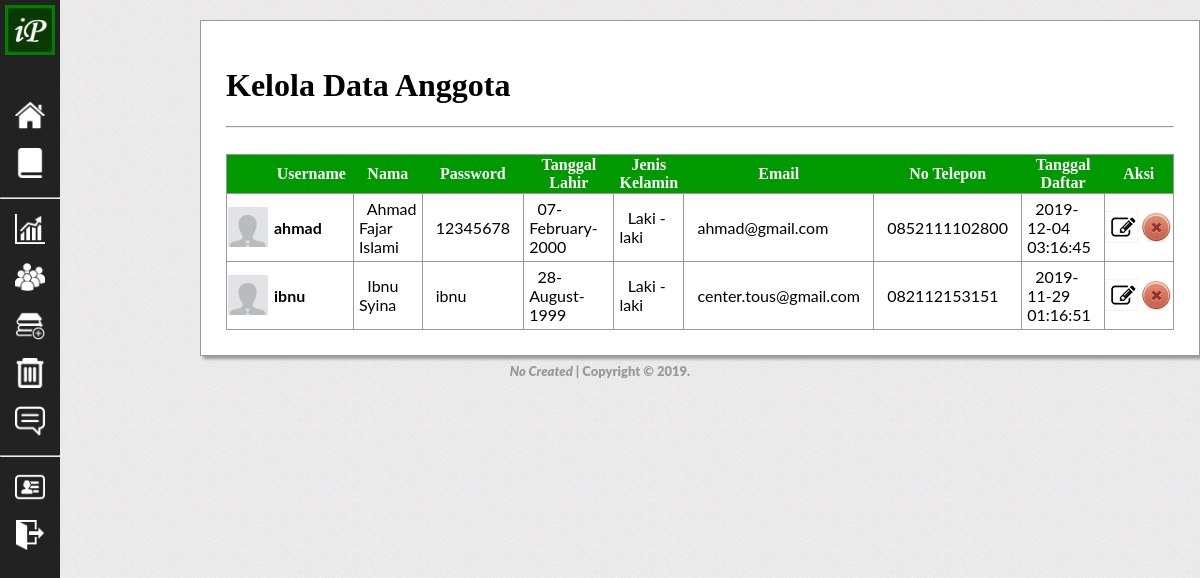
Screenshot of /list-member.php with the database file from the repository.
### tables this page shows
CREATE TABLE `user` (
  `level` int(11) NOT NULL,
  `user` varchar(100) NOT NULL,
  `password` varchar(100) NOT NULL,
  `nama` varchar(100) NOT NULL,
  `tgl_lahir` date NOT NULL,
  `jenis_kelamin` enum('Laki - laki','Perempuan') NOT NULL,
  `email` varchar(100) NOT NULL,
  `no_tlp` varchar(100) NOT NULL,
  `tgl_daftar` varchar(100) NOT NULL,
  `foto` varchar(100) NOT NULL
);

### list-member.php (the view, shortened to what this page needs)
<html xmlns="http://www.w3.org/1999/xhtml">
<head>
<link rel="stylesheet" type="text/css" href="css/list.css" />
<link rel="stylesheet" type="text/css" href="css/index.css">
<link rel="stylesheet" type="text/css" href="css/navigation.css" />
</head>
<body>
<div id="bar">
<img id="logo" src="images/favicon.jpg">
    <div id="space"></div>
    <a href="home-admin.php" title="Beranda"><li><img class="menu" src="images/icon/6.png"></li></a>
    <a href="book-admin.php" title="Ebook"><li><img class="menu" src="images/icon/13.png"></li></a>
    <hr>
    <a href="dashboard.php" title="Dashboard"><li><img class="menu" src="images/icon/14.png"></li></a>
    <a href="list-member.php" title="Kelola Data Anggota"><li><img class="menu" src="images/icon/12.png"></li></a>
    <a href="add-book.php" title="Tambah Ebook"><li><img class="menu" src="images/icon/17.png"></li></a>
    <a href="list-delete-book.php" title="Hapus Ebook"><li><img class="menu" src="images/icon/11.png"></li></a>
    <a href="list-request.php" title="Saran, Masukan dan Request"><li><img class="menu" src="images/icon/9.png"></li></a>
    <hr>
    <a href="profile-admin.php" title="Profil"><li><img class="menu" src="images/icon/16.png"></li></a>
    <a href="pro-logout.php" title="Keluar" onClick="return confirm('Yakin ingin keluar ?');"><li><img class="menu" src="images/icon/1.png"></li></a>
</div>
<div id="content">
<div id="list">
    <h1>Kelola Data Anggota</h1><hr /><br />
	<table >
        <tr id="title">
        	<th id="stat"></th>
            <th>Username</th>
            <th>Nama</th>
            <th>Password</th>
            <th width="150px">Tanggal Lahir</th>
            <th width="120px">Jenis Kelamin</th>
            <th>Email</th>
            <th>No Telepon</th>
            <th>Tanggal Daftar</th>
            <th colspan="2">Aksi</th>
        </tr>
        <?php
        require('koneksi.php');
        $member=mysqli_query($koneksi, "select * from user where level='0'");
        while($list=mysqli_fetch_array($member)){;?>
        <tr title="<?php echo"$list[user]";?>">
            <td><img id="list-foto" src="<?php if($list['foto']==""){echo"photos/01.png";}else{echo"$list[foto]";}?>"/></td>
            <td width="150px" id="user"><b><?php echo"$list[user]";?></td></b>
            <td width="auto" id="user">&nbsp;&nbsp;<?php echo"$list[nama]";?>&nbsp;&nbsp;</td>
            <td  width="auto" id="user">&nbsp;&nbsp;<?php echo"$list[password]";?>&nbsp;&nbsp;</td>
            <td  width="auto" id="user">&nbsp;&nbsp;<?php if(!$list['tgl_lahir']==""){$tgl=$list['tgl_lahir'];
            echo date("d-F-Y", strtotime($tgl));}else{echo"-";}?>&nbsp;&nbsp;</td>
            <td width="auto" id="user">&nbsp;&nbsp;<?php echo"$list[jenis_kelamin]";?>&nbsp;&nbsp;</td>
            <td width="auto" id="user">&nbsp;&nbsp;<?php echo"$list[email]";?>&nbsp;&nbsp;</td>
            <td width="auto" id="user">&nbsp;&nbsp;<?php echo"$list[no_tlp]";?>&nbsp;&nbsp;</td>
            <td width="auto" id="user">&nbsp;&nbsp;<?php echo"$list[tgl_daftar]";?>&nbsp;&nbsp;</td>
            <td ><a href="edit-anggota.php?user=<?php echo"$list[user]";?>" ><img src="images/info-edit.png"  title="Edit"/></a></td>
            <td><a href="pro-blokir.php?user=<?php echo"$list[user]";?>" onclick="return confirm('Yakin ingin hapus username <?php echo"$list[user]";?> ?');"><img src="images/info-red.png" title="Hapus" /></a></td>
        </tr>
        <?php }?>
    </table>
</div>
</div>
<div id="footer">
<i>No Created</i>  |  Copyright © 2019.
</div>
</body>
</html>

### css/list.css (style rules this page uses)
#list { background:#fff; border:1px solid #999; box-shadow:3px 3px 3px #999; float:left; height:auto; margin:20px 0px 0px 200px; padding:25px; }
#list table { border-collapse:collapse; }
#list tr#title { background:#090; color:#fff; }
#list table tr { border:1px solid #999; }
#stat { padding:2px 10px; }
#list-foto { height:40px; width:40px; }
#list td#user { border-right:1px solid #999; font-family:Lato; margin-left:5px; padding:5px; }

### css/index.css (style rules this page uses)
body { background:url(../images/bg.jpg); margin:0px; }
#bar { background:#222; height:100%; position:fixed; width:60px; }
img#logo { height:50px; margin:5px; width:50px; }
#space { height:33px; }
#bar li { list-style:none; padding:7px 15px; }
li img.menu { background:#fff; height:30px; transition:500ms all ease; width:30px; }

### css/navigation.css (style rules this page uses)
body { background:url(../images/bg.jpg); margin:0px; }
#footer { color:#999; font-family:"Lato Black"; font-size:13px; padding:7px 0px; text-align:center; }

### rows the page displays
user: user "ahmad", nama "Ahmad Fajar Islami", password "12345678", tgl_lahir "07-February-2000", jenis_kelamin "Laki - laki", email "ahmad@gmail.com", no_tlp "0852111102800", tgl_daftar "2019-12-04 03:16:45"
user: user "ibnu", nama "Ibnu Syina", password "ibnu", tgl_lahir "28-August-1999", jenis_kelamin "Laki - laki", email "center.tous@gmail.com", no_tlp "082112153151", tgl_daftar "2019-11-29 01:16:51"
